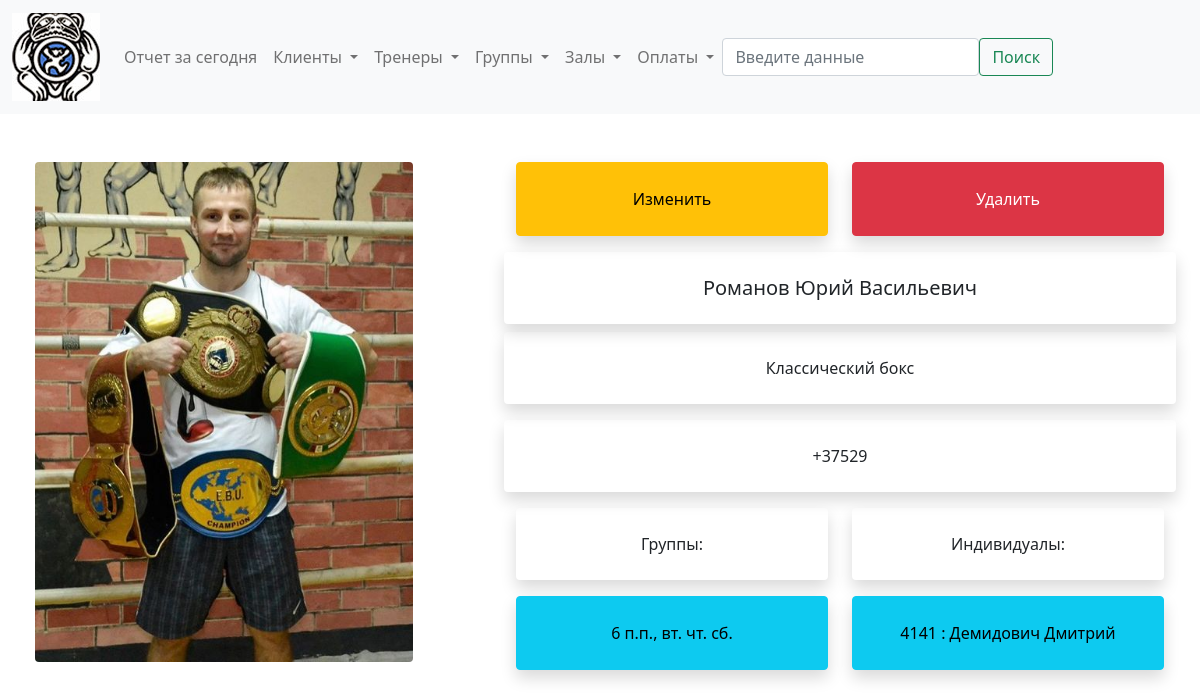
The app's page /trener/9, older data.
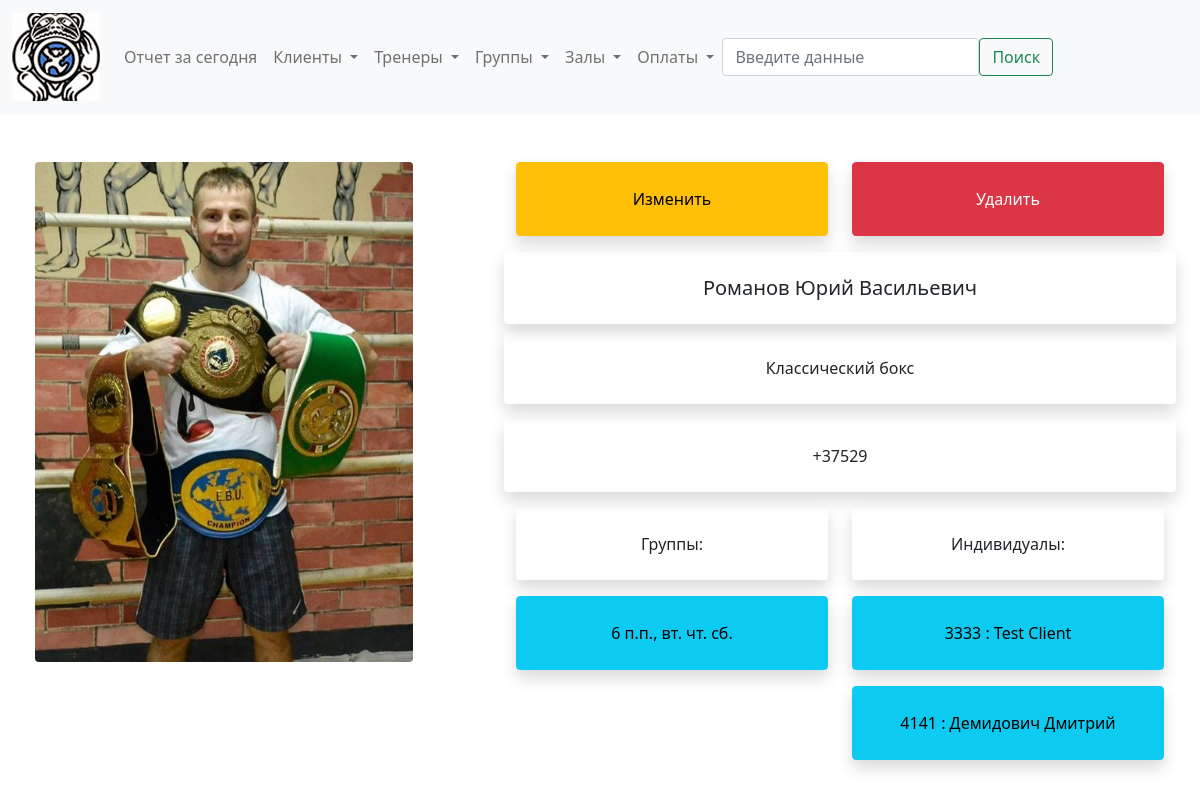
The same page, newer data.
### billing/models.py (models this page shows, shortened)
class Group(models.Model):
    gr_type_choices = [
        ('A', 'Взрослая'),
        ('C', 'Детская')
    ]
    sport_type_choices = [
        ('B', 'Классический бокс'),
        ('T', 'Тайский бокс'),
        ('W', 'Женская группа'),
        ('M', 'ММА')
    ]
    schedule_choice = [
        ('uneven', 'пн. ср. пт.'),
        ('even', 'вт. чт. сб.'),
    ]
    gr_type = models.CharField(verbose_name='Возраст', max_length=1, choices=gr_type_choices, default='A')
    sport_type = models.CharField(verbose_name='Тип', max_length=1, choices = sport_type_choices, default='T')
    time = models.TimeField(verbose_name='Время')
    schedule = models.CharField(verbose_name='Расписание', max_length=6, choices=schedule_choice, null=True, blank=True)
    trener = models.ForeignKey('Trener', verbose_name='Тренер', on_delete=models.SET_NULL, null=True, blank=True)
    address = models.ForeignKey('Address', verbose_name='Зал', on_delete=models.SET_NULL, null=True, blank=True)
    class Meta:
        verbose_name = 'Группа'
        verbose_name_plural = 'Группы'
        ordering = ['trener']

class Client(models.Model):
    member_card = models.CharField(verbose_name='Членская карта', max_length=4, blank=True, null=True)
    name = models.CharField(verbose_name='ФИО', max_length=50, blank=True, null=True)
    tel_number = models.CharField(verbose_name='Номер телефона', max_length=20, blank=True, null=True)
    info = models.TextField(verbose_name='Дополнительная информация', null=True, blank=True)
    training_type_choices = [
        ('I', 'Индивидуал'),
        ('G', 'В группе'),
        ('B', 'Смешанный'),
    ]
    cl_type = models.CharField(verbose_name='Тип клиента', max_length=1, choices=training_type_choices, default='G')
    treners = models.ManyToManyField(Trener, verbose_name='Тренер', blank=True)
    groups = models.ManyToManyField(Group, verbose_name='Группа', blank=True)
    def __str__(self):
        if self.member_card:
            return f'{self.member_card} : {self.name}'
        return self.name
    class Meta:
        verbose_name = 'Клиент'
        verbose_name_plural = 'Клиенты'
        ordering = ['name']

### billing/views.py (the view)
# urls.py: path('<slug:obj>/<int:id>', views.detail_object, name='detail_object'),
def detail_object(request, obj, id):
    model = obj_values[obj]
    inst = obj_values[obj].objects.get(id=id)
    page_obj = ''
    if obj == 'group':
        clients = inst.client_set.all()
        paginator = Paginator(clients, 50)
        page_number = request.GET.get('page')
        page_obj = paginator.get_page(page_number)
    return render(request, f'billing/detail/{obj}.html', {
        f'{obj}_model' : model,
        f'{obj}' : inst,
        'page_obj' : page_obj,
    })

### ChinukMaster/templates/billing/detail/trener.html (shortened to what this page needs)
{% extends 'billing/base.html' %}
{% block content %}
    <div class="container-xxl">
        <div class="row">
            <div class="col-5">
                <div class="row h-50">
                    {% if trener.photo %}
                        <div class="detail-photo d-flex justify-content-center">
                            <img src="{{trener.photo.url}}" alt="{{trener.name}}" class="rounded">
                        </div>
                    {% endif %}
                </div>
            </div>
            <div class="col-7">
                <div class="row h-100">
                    <div class="col text-center">
                        <div class="row mb-3">
                            <div class="col">
                                <a href="{% url 'edit_object' 'trener' trener.id %}" class="btn btn-warning p-4 w-100 shadow rounded">Изменить</a>
                            </div>
                            <div class="col">
                                <a href="{% url 'delete_object' 'trener' trener.id %}" class="btn btn-danger p-4 w-100 shadow rounded">Удалить</a>
                            </div>
                        </div>
                        <div class="row">
                            <h5 class="p-4 rounded shadow">{{ trener.name }}</h5>
                        </div>
                        {% if trener.info %}
                            <div class="row">
                                <p class="p-4 rounded shadow">{{ trener.info}}</p>
                            </div>
                        {% endif %}
                        <div class="row">
                            <p class="p-4 rounded shadow">{{ trener.tel_number }}</p>
                        </div>
                        <div class="row">
                            {% if trener.group_set.all %}
                                <div class="col-6">
                                    <p class="p-4 rounded shadow">Группы:</p>
                                    {% for group in trener.group_set.all %}
                                        <p><a class="btn btn-info p-4 shadow rounded w-100" href="{% url 'detail_object' 'group' group.id %}">
                                            {{ group.time }},
                                            {% if group.schedule == 'uneven' %}
                                                пн. ср. пт. {% else %} вт. чт. сб.
                                            {% endif %}
                                        </a></p>
                                    {% endfor %}
                                </div>
                            {% endif %}
                            {% if trener.client_set.all %}
                                <div class="col-6">
                                    <p class="p-4 rounded shadow">Индивидуалы: </p>
                                    {% for individual in trener.client_set.all %}
                                        <p><a class="btn btn-info p-4 shadow rounded w-100" href="{% url 'detail_object' 'client' individual.id %}">
                                            {{ individual }}
                                        </a></p>
                                    {% endfor %}
                                </div>
                            {% endif %}
                        </div>
                    </div>
                </div>
            </div>
        </div>
    </div>
{% endblock %}

Row changes from the older to the newer data that the page shows:
added Client: member_card+name "3333 : Test Client"
